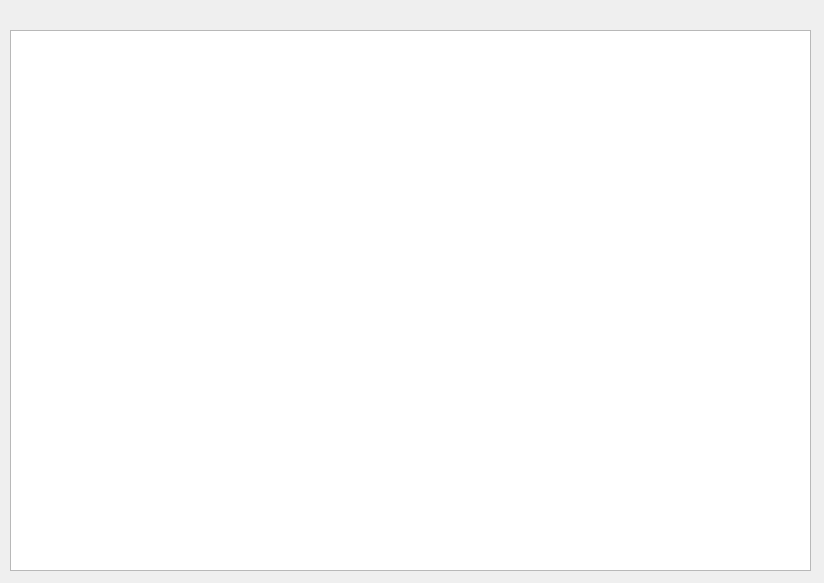
<?xml version="1.0" encoding="UTF-8"?>
<ui version="4.0">
 <class>AllStudents</class>
 <widget class="QDialog" name="AllStudents">
  <property name="geometry">
   <rect>
    <x>0</x>
    <y>0</y>
    <width>824</width>
    <height>583</height>
   </rect>
  </property>
  <property name="windowTitle">
   <string>Dialog</string>
  </property>
  <widget class="QTableWidget" name="all_stude">
   <property name="geometry">
    <rect>
     <x>10</x>
     <y>30</y>
     <width>801</width>
     <height>541</height>
    </rect>
   </property>
  </widget>
 </widget>
 <resources/>
 <connections/>
</ui>
